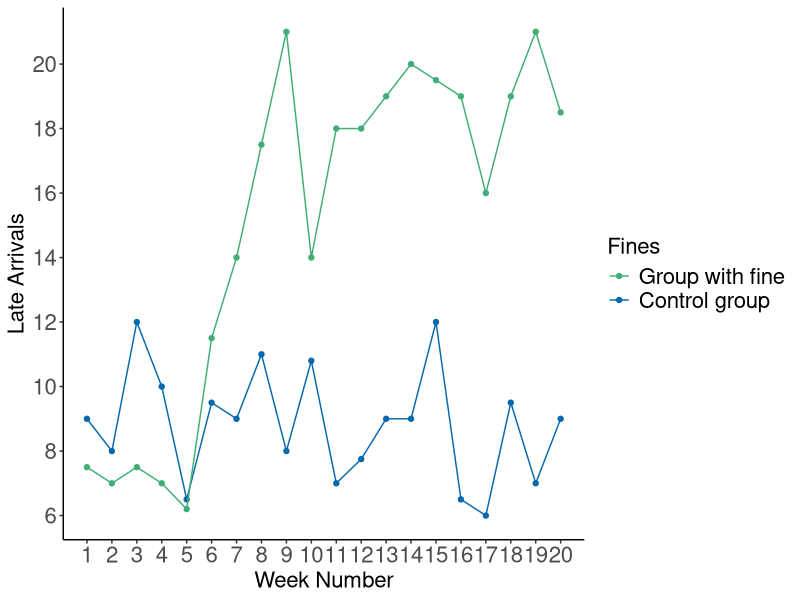
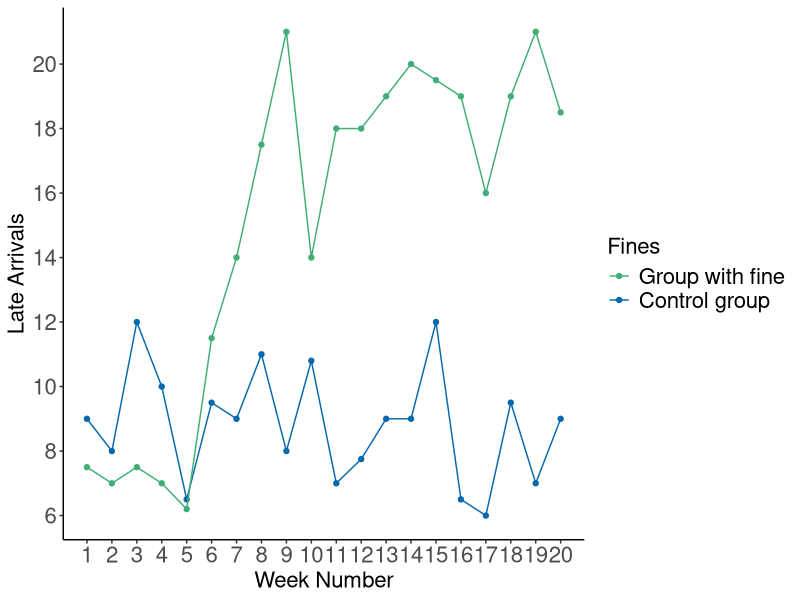

These charts were generated, in order, by the following R code:
library(ggplot2)
library(ggthemes)

#Need to add actual values
GR_2000 <- data.frame("weeknum" = 1:20, 
                      "fine" = c(9, 8, 12, 10, 6.5, 9.5, 9, 11, 8, 10.8,
                                 7, 7.75, 9, 9, 12, 6.5, 6, 9.5, 7, 9 ), 
                      "control" = c(7.5, 7, 7.5, 7, 6.2, 11.5, 14, 17.5, 21, 14,
                                    18, 18, 19, 20, 19.5, 19, 16, 19, 21, 18.5)
)

BHcolors <- c("#41ae76", "#0868ac")

fines <- ggplot(data = GR_2000, aes(x = weeknum)) +
  geom_point(aes(y = fine, color = BHcolors[1])) + 
  geom_line(aes(y = fine, color = BHcolors[1])) +
  geom_point(aes(y = control, color = BHcolors[2])) + 
  geom_line(aes(y = control, color = BHcolors[2])) +
  scale_color_manual("Fines", values = BHcolors, labels=c("Group with fine","Control group")) +
  scale_x_continuous(breaks = scales::pretty_breaks(n = 20)) +
  scale_y_continuous(breaks = scales::pretty_breaks(n = 6)) +
  xlab("Week Number") + 
  ylab("Late Arrivals") +
  theme_classic() + 
  theme(axis.title.y = element_text(size = 16),
        legend.text=element_text(size=16),
        axis.text.x = element_text(size = 16),
        axis.text.y = element_text(size = 16),
        axis.title.x = element_text(size = 16),
        legend.title =element_text(size=16)) 
print(fines)

ggsave("people/Gneezy_Rustichini_2000.pdf", width = 10, height = 5)
